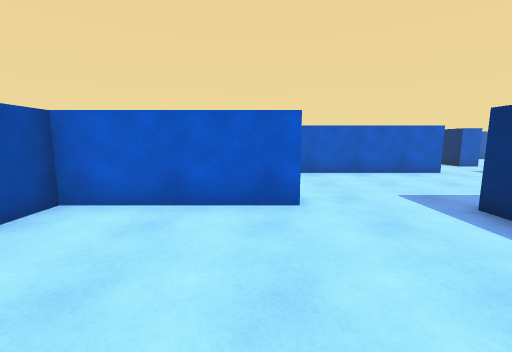
[1] (above)

18 first-person views from a walk through a scene from a Unity 3-D project. The camera is 1.4 m above the floor, tilts 8° down and sees 90° across. The floor is counted in squares, 1 m on a side. Each view is taken from the middle of a square. On the plan, view 1 faces up. The plan holds only what a view shows up to about 13 squares ahead; the rest is blank. The place goes on beyond the plan. The player is left out.

[2]
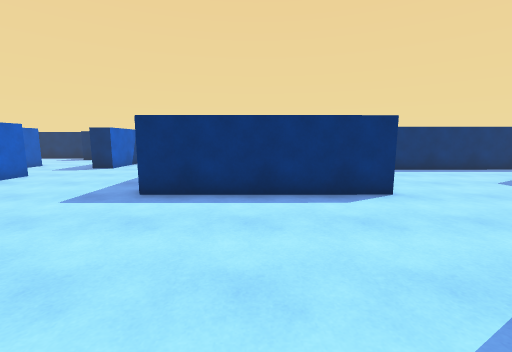

[3]
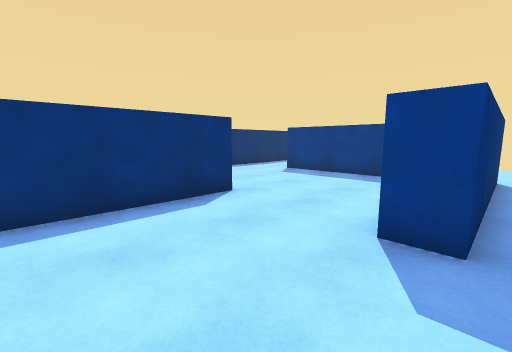

[4]
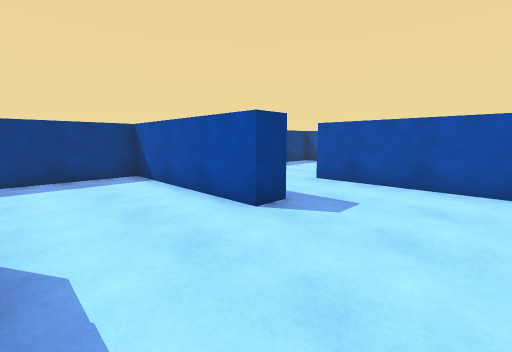

[5]
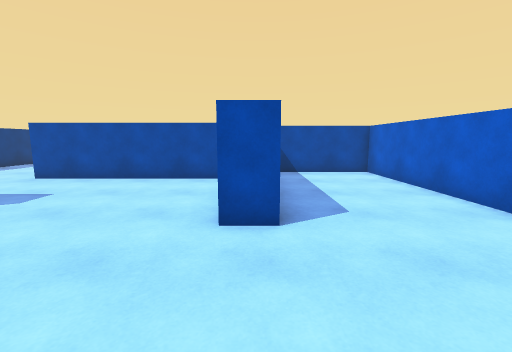

[6]
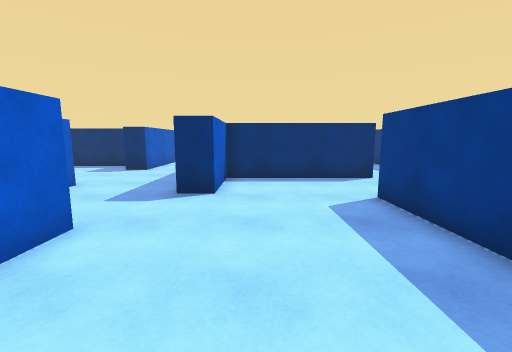

[7]
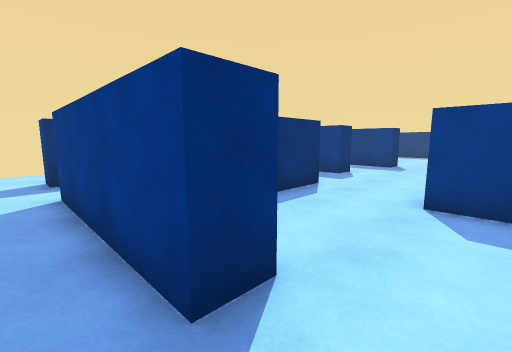

[8]
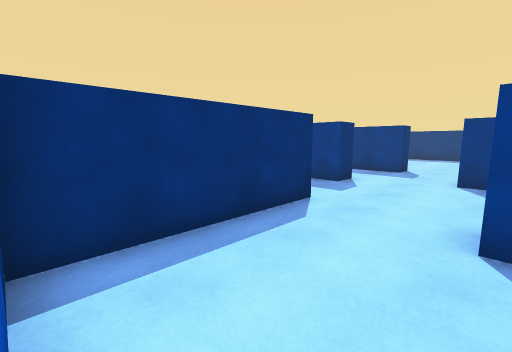

[9]
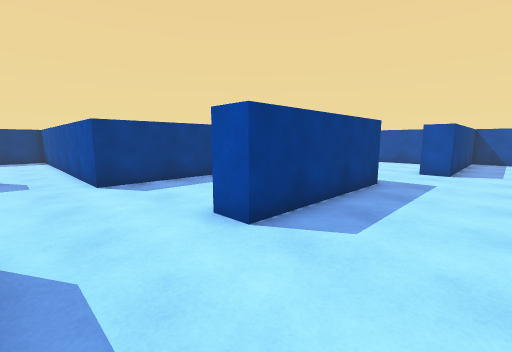

[10]
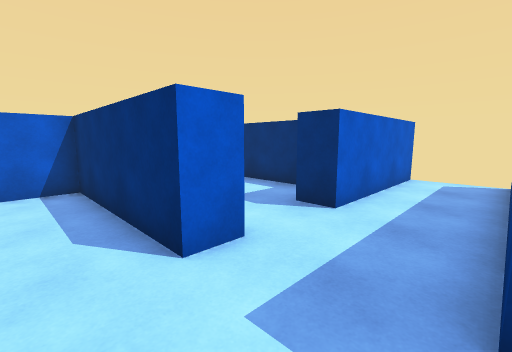

[11]
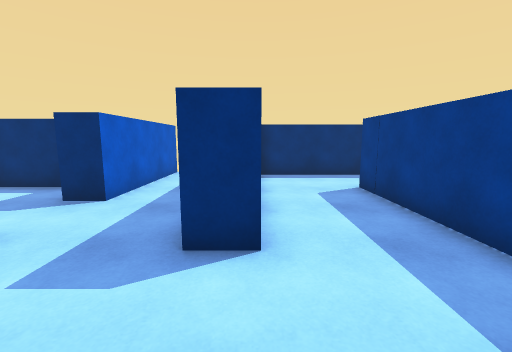

[12]
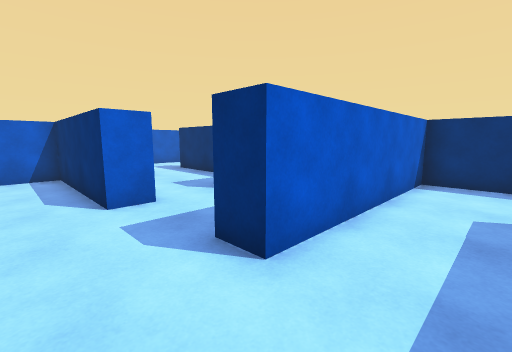

[13]
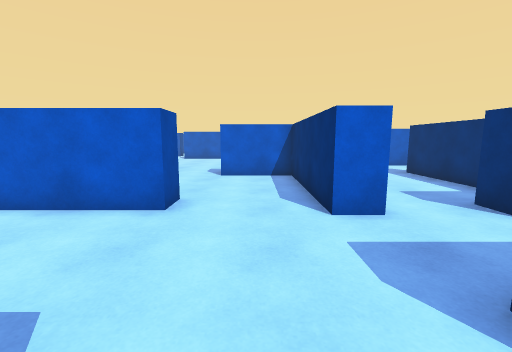

[14]
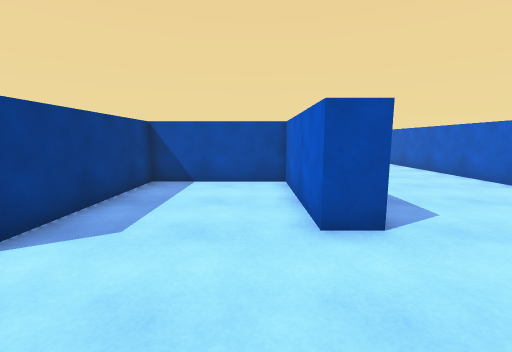

[15]
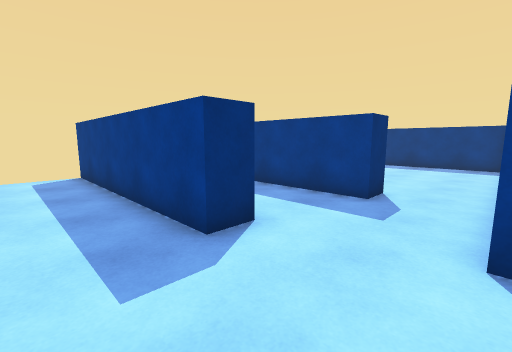

[16]
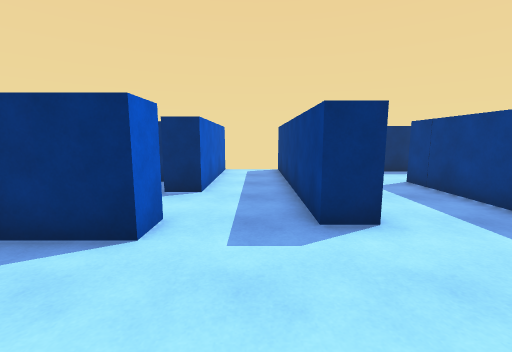

[17]
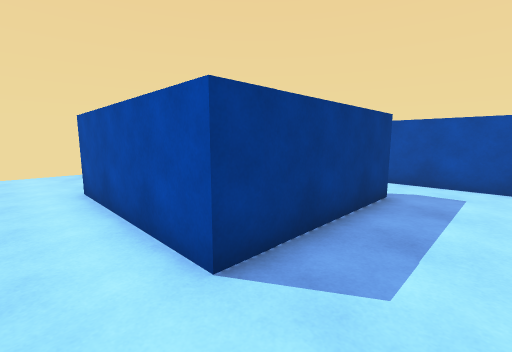

[18]
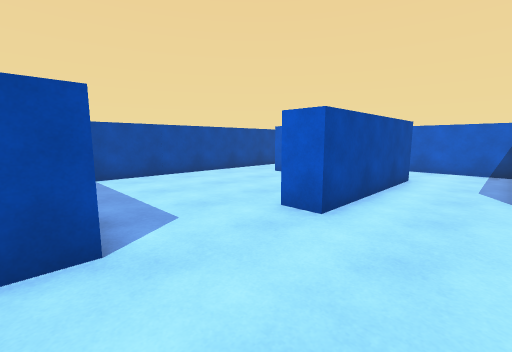

### Floor plan
Points are (right, up) in squares from view 1. A wall is a line through its corners. A room is listed if a view was taken in it or the views show most of it. See-through windows are left out.
Room 1 (views 1, 2, 3, 4, 5, 6, 7, 8, 9, 10, 11, 12, 13, 14, 15, 16, 17)
walls: (4.5, -1.6) (4.5, 5) (10.2, 5) (10.2, 4) (5.5, 4) (5.5, -0.5) (11.1, -0.5) (11.1, -4.5); (-0.7, -0.7) (0.3, -0.7) (0.3, -7.3) (7.1, -7.3); (8, 10.9) (-6.2, 10.9) (-6.2, 7); (14.5, 3.7) (13.4, 3.7) (13.4, 9.1); (13.8, 9.1) (10.6, 9.1) (10.6, 10.1) (16.4, 10.1); (10.1, -6.4) (10.1, -4.5); (13.4, -4.1) (13.4, -3.1) (18.5, -3.1) (18.5, -6.6); (-4, 6.4) (0.9, 6.4) (0.9, 5.4) (-4.2, 5.4) (-4.2, -0.6); (18.5, 8.4) (18.5, 10.1); (21.3, -4.8) (21.3, -0.1) (14.1, -0.1) (14.1, 0.9)
ways out: opening at (12, -3.5) to room 2; opening at (19.5, -5.5) to room 2; opening at (17.5, 9.5) to room 3; opening at (14, 2.5) to room 4; opening at (-2.5, -1.5); opening at (8.5, -7.5); opening at (19, 11)
Room 2 (view 18)
walls: (18.5, -6.6) (18.5, -8.8) (17.5, -8.8); (17.7, -12.1) (17.7, -13.1); (13.8, -4.1) (13.4, -4.1); (11.2, -12.3) (14.4, -12.3); (11.1, -4.5) (11.1, -10.9)
ways out: opening at (12, -3.5) to room 1; opening at (19.5, -5.5) to room 1
Room 3 (no view inside)
walls: (16.8, 3.5) (16.8, 4.5); (18.5, 5) (18.5, 8.4)
ways out: opening at (17.5, 9.5) to room 1; opening at (15.5, 4) to room 4
Room 4 (no view inside)
walls: (22.2, 3.5) (16.8, 3.5); (14.1, 0.9) (22.4, 0.9)
ways out: opening at (14, 2.5) to room 1; opening at (15.5, 4) to room 3

Where each view was taken, in squares from view 1:
view 1: 0 up, 0 right, facing up
view 2: 2 up, 2 left, facing right
view 3: 3 up, 1 left, facing down-right
view 4: 3 up, 4 right, facing down-left
view 5: 6 up, 5 right, facing left
view 6: 8 up, 4 right, facing right
view 7: 11 up, 9 right, facing down-right
view 8: 9 up, 10 right, facing down-right
view 9: 8 up, 13 right, facing down-left
view 10: 1 up, 12 right, facing up-right
view 11: 0 up, 11 right, facing right
view 12: 2 down, 12 right, facing up-right
view 13: 1 down, 12 right, facing up
view 14: 3 up, 14 right, facing left
view 15: 3 up, 11 right, facing down-right
view 16: 2 up, 10 right, facing right
view 17: 1 down, 20 right, facing down-left
view 18: 13 down, 21 right, facing up-left
